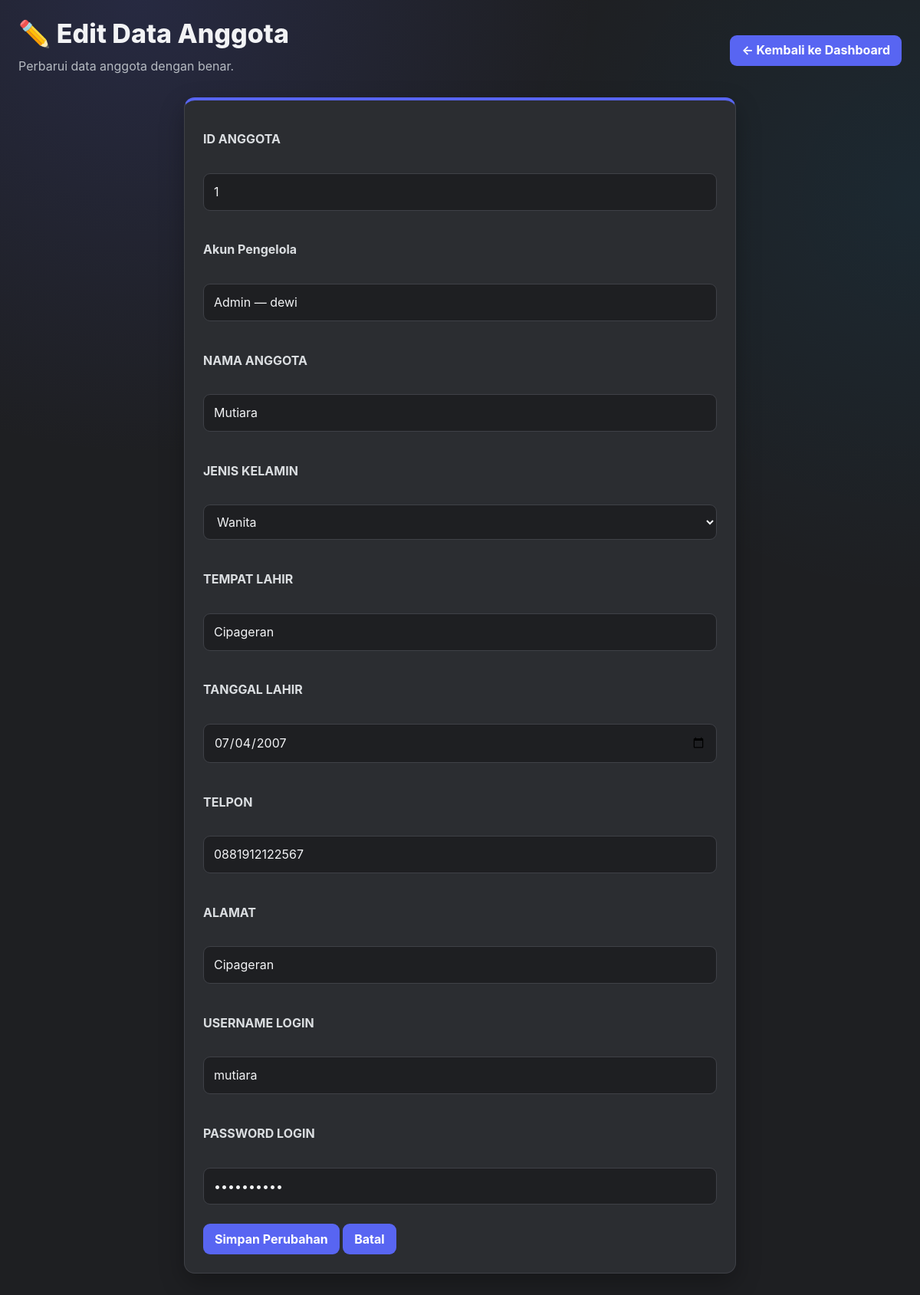
The app's page /anggota/edit.anggota.php?id_anggota=1 (signed in) with its own data.
### tables this page shows
CREATE TABLE `anggota` (
  `id_anggota` int(11) NOT NULL,
  `id_admin` int(11) DEFAULT NULL,
  `id_petugas` int(11) DEFAULT NULL,
  `nama_anggota` varchar(100) DEFAULT NULL,
  `username` varchar(50) DEFAULT NULL,
  `password` varchar(255) DEFAULT NULL,
  `jenis_kelamin` enum('pria','wanita') DEFAULT NULL,
  `tempat_lahir` varchar(50) DEFAULT NULL,
  `tanggal_lahir` date DEFAULT NULL,
  `telpon` varchar(15) DEFAULT NULL,
  `alamat` text DEFAULT NULL
);

### auth.php (called while the page is built, shortened)
<?php
function role(): string { return $_SESSION['role'] ?? ''; }
function current_user_name(): string { return (string)($_SESSION['nama'] ?? ''); }
function current_user_label(): string { return ucfirst(role()) . ' — ' . current_user_name(); }
?>

### anggota/edit.anggota.php (the view, shortened to what this page needs)
<?php
require_once '../auth.php';
require_once '../connection.php';
$id = filter_input(INPUT_GET, 'id_anggota', FILTER_VALIDATE_INT);
$stmtAnggota = $conn->prepare("
    SELECT *
    FROM anggota
    WHERE id_anggota = ?
    LIMIT 1
");
$stmtAnggota->bind_param("i", $id);
$stmtAnggota->execute();
$result = $stmtAnggota->get_result();
$anggota = $result->fetch_assoc();
function e($value) {
    return htmlspecialchars((string)($value ?? ''), ENT_QUOTES, 'UTF-8');
}
?>
<!DOCTYPE html>
<html lang="id">
<head>
    <link rel="stylesheet" href="../style.css">
</head>
<body>
<div class="page-head">
    <div>
        <h1>✏️ Edit Data Anggota</h1>
        <p class="muted">Perbarui data anggota dengan benar.</p>
    </div>
    <a class="btn btn-light"
       href="../dashboard.<?= e($_SESSION['role'] ?? 'admin') ?>.php">
        ← Kembali ke Dashboard
    </a>
</div>
<form method="POST"
      action="edit.anggota.php?id_anggota=<?= (int)$id ?>">
    <label>ID ANGGOTA</label><br>
    <input
        type="number"
        value="<?= (int)$anggota['id_anggota'] ?>"
        readonly
    >
    <br><br>
    <label>Akun Pengelola</label><br>
    <input
        type="text"
        value="<?= e(current_user_label()) ?>"
        readonly
    >
    <br><br>
    <label>NAMA ANGGOTA</label><br>
    <input
        type="text"
        name="nama_anggota"
        value="<?= e($anggota['nama_anggota']) ?>"
        maxlength="100"
        required
    >
    <br><br>
    <label>JENIS KELAMIN</label><br>
    <select name="jenis_kelamin" required>
        <option value="wanita"
            <?= strtolower($anggota['jenis_kelamin'] ?? '') === 'wanita' ? 'selected' : '' ?>>
            Wanita
        </option>
    </select>
    <br><br>
    <label>TEMPAT LAHIR</label><br>
    <input
        type="text"
        name="tempat_lahir"
        value="<?= e($anggota['tempat_lahir']) ?>"
        required
    >
    <br><br>
    <label>TANGGAL LAHIR</label><br>
    <input
        type="date"
        name="tanggal_lahir"
        value="<?= e($anggota['tanggal_lahir']) ?>"
        required
    >
    <br><br>
    <label>TELPON</label><br>
    <input
        type="text"
        name="telpon"
        value="<?= e($anggota['telpon']) ?>"
        required
    >
    <br><br>
    <label>ALAMAT</label><br>
    <input
        type="text"
        name="alamat"
        value="<?= e($anggota['alamat']) ?>"
        required
    >
    <br><br>
    <label>USERNAME LOGIN</label><br>
    <input
        type="text"
        name="username"
        value="<?= e($anggota['username']) ?>"
        required
    >
    <br><br>
    <label>PASSWORD LOGIN</label><br>
    <input
        type="password"
        name="password"
        value="<?= e($anggota['password']) ?>"
        required
    >
    <br><br>
    <button type="submit" name="update">
        Simpan Perubahan
    </button>
    <a class="btn btn-light" href="tampil.anggota.php">
        Batal
    </a>
</form>
</body>
</html>

### style.css (style rules this page uses)
:root { --discord-blurple:#5865F2; --discord-blurple-hover:#4752C4; --discord-blue:#00A8FC; --discord-bg:#1E1F22; --discord-sidebar:#232428; --discord-surface:#2B2D31; --discord-surface-2:#313338; --discord-surface-3:#383A40; --discord-input:#1E1F22; --discord-border:#3F4147; --discord-text:#F2F3F5; --discord-muted:#B5BAC1; --discord-yellow:#F0B232; --discord-red:#ED4245; --discord-red-hover:#C9363A; --shadow:0 12px 32px rgba(0,0,0,.28); --radius:14px; --radius-sm:9px; }
* { box-sizing:border-box }
html { scroll-behavior:smooth }
html,body { margin:0;min-height:100% }
body { font-family:Inter,Segoe UI,Roboto,Arial,sans-serif; background: radial-gradient(circle at 15% 0%,rgba(88,101,242,.15),transparent 30%), radial-gradient(circle at 100% 15%,rgba(0,168,252,.07),transparent 28%), var(--discord-bg); color:var(--discord-text); padding:24px; line-height:1.55; }
.container, .page-head, .topbar, .card-grid, .stats, .info, .success, .warning, .error, .table-wrap { width:min(1200px,100%); margin-left:auto; margin-right:auto; }
.page-head { display:flex; align-items:center; justify-content:space-between; gap:16px; flex-wrap:wrap; margin-bottom:20px; }
.page-head>div:first-child { flex:1;min-width:220px }
h1,h2,h3,h4,h5,h6 { color:var(--discord-text);margin-top:0 }
h1 { font-size:clamp(25px,3vw,34px);line-height:1.2;margin-bottom:6px;font-weight:800 }
p { color:var(--discord-muted);margin:8px 0;line-height:1.65 }
a { color:var(--discord-blue);text-decoration:none;font-weight:650;transition:.15s ease }
.muted { color:var(--discord-muted)!important }
form { width:min(720px,100%); margin:20px auto; padding:24px; background:var(--discord-surface); border:1px solid var(--discord-border); border-top:4px solid var(--discord-blurple); border-radius:var(--radius); box-shadow:var(--shadow); }
label { display:block;color:#DBDEE1;font-weight:700;margin:14px 0 7px }
input,select,textarea { width:100%; padding:11px 13px; border:1px solid var(--discord-border); border-radius:var(--radius-sm); background:var(--discord-input); color:var(--discord-text); font:inherit; outline:none; transition:.15s ease; }
input::placeholder,textarea::placeholder { color:#72767D }
input[type=date] { cursor:pointer }
button,.btn,.btn-success,.btn-warning,.btn-danger,.btn-secondary,.btn-light { display:inline-flex; align-items:center; justify-content:center; gap:7px; min-height:40px; padding:9px 14px; border:1px solid transparent; border-radius:var(--radius-sm); background:var(--discord-blurple)!important; color:#fff!important; cursor:pointer; font:inherit; font-weight:750; line-height:1.2; text-decoration:none!important; box-shadow:none; transition:background .15s ease,transform .15s ease,border-color .15s ease; }
* { scrollbar-width:thin;scrollbar-color:#1A1B1E #2B2D31 }
.btn,.btn-success,.btn-warning,.btn-danger,.btn-secondary,.btn-light, .btn-register, button[type="submit"] { background:var(--discord-blurple)!important; color:#fff!important; border:1px solid transparent!important; }

### records on screen
anggota: id_anggota "1", nama_anggota "Mutiara", jenis_kelamin "Wanita", tempat_lahir "Cipageran", tanggal_lahir "07/04/2007", telpon "0881912122567", alamat "Cipageran", username "mutiara"
